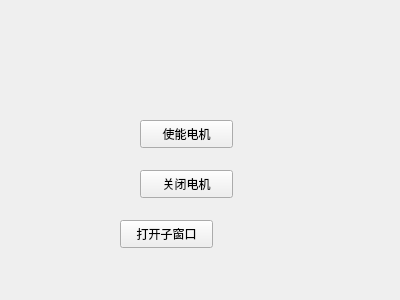
<?xml version="1.0" encoding="UTF-8"?>
<ui version="4.0">
 <class>Form</class>
 <widget class="QWidget" name="Form">
  <property name="geometry">
   <rect>
    <x>0</x>
    <y>0</y>
    <width>400</width>
    <height>300</height>
   </rect>
  </property>
  <property name="windowTitle">
   <string>Form</string>
  </property>
  <widget class="QPushButton" name="kinco_enable_button">
   <property name="geometry">
    <rect>
     <x>140</x>
     <y>120</y>
     <width>93</width>
     <height>28</height>
    </rect>
   </property>
   <property name="text">
    <string>使能电机</string>
   </property>
  </widget>
  <widget class="QPushButton" name="kinco_disable_button">
   <property name="geometry">
    <rect>
     <x>140</x>
     <y>170</y>
     <width>93</width>
     <height>28</height>
    </rect>
   </property>
   <property name="text">
    <string>关闭电机</string>
   </property>
  </widget>
  <widget class="QPushButton" name="pushButton">
   <property name="geometry">
    <rect>
     <x>120</x>
     <y>220</y>
     <width>93</width>
     <height>28</height>
    </rect>
   </property>
   <property name="text">
    <string>打开子窗口</string>
   </property>
  </widget>
 </widget>
 <resources/>
 <connections/>
</ui>
